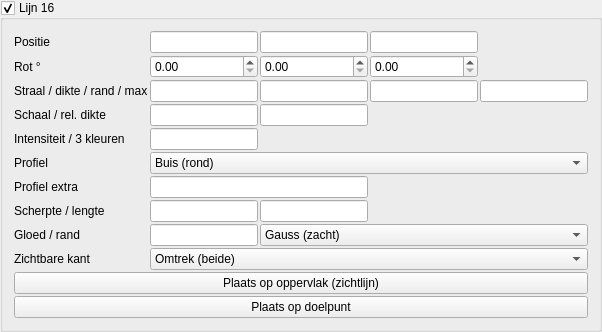
       <widget class="MyGroupBox" name="groupCheck_pattern_line_trap_16_enabled">
        <property name="title">
         <string>Lijn 16</string>
        </property>
        <property name="checkable">
         <bool>true</bool>
        </property>
        <layout class="QGridLayout" name="gridLayout_pattern_line_16">
         <property name="spacing">
          <number>2</number>
         </property>
         <item row="0" column="0">
          <widget class="QLabel" name="label_pattern_line_16_pos">
           <property name="text">
            <string>Positie</string>
           </property>
          </widget>
         </item>
         <item row="0" column="1">
          <widget class="MyLineEdit" name="vect3_pattern_line_trap_16_position_x"/>
         </item>
         <item row="0" column="2">
          <widget class="MyLineEdit" name="vect3_pattern_line_trap_16_position_y"/>
         </item>
         <item row="0" column="3">
          <widget class="MyLineEdit" name="vect3_pattern_line_trap_16_position_z"/>
         </item>
         <item row="1" column="0">
          <widget class="QLabel" name="label_pattern_line_16_rot">
           <property name="text">
            <string>Rot °</string>
           </property>
          </widget>
         </item>
         <item row="1" column="1">
          <widget class="MyDoubleSpinBox" name="spinboxd3_pattern_line_trap_16_rotation_x"/>
         </item>
         <item row="1" column="2">
          <widget class="MyDoubleSpinBox" name="spinboxd3_pattern_line_trap_16_rotation_y"/>
         </item>
         <item row="1" column="3">
          <widget class="MyDoubleSpinBox" name="spinboxd3_pattern_line_trap_16_rotation_z"/>
         </item>
         <item row="2" column="0">
          <widget class="QLabel" name="label_pattern_line_16_radius">
           <property name="text">
            <string>Straal / dikte / rand / max</string>
           </property>
           <property name="toolTip">
            <string>Straal = profielgrootte. Dikte = schaal van de SDF-band. Rand = afronding hoeken. Max = afstand-limiet voor de gloed (0 = uit in praktijk volgens instelling).</string>
           </property>
          </widget>
         </item>
         <item row="2" column="1">
          <widget class="MyLineEdit" name="logedit_pattern_line_trap_16_radius"/>
         </item>
         <item row="2" column="2">
          <widget class="MyLineEdit" name="logedit_pattern_line_trap_16_thickness"/>
         </item>
         <item row="2" column="3">
          <widget class="MyLineEdit" name="logedit_pattern_line_trap_16_edge_softness"/>
         </item>
         <item row="2" column="4">
          <widget class="MyLineEdit" name="logedit_pattern_line_trap_16_max_distance"/>
         </item>
         <item row="3" column="0">
          <widget class="QLabel" name="label_pattern_line_16_scale">
           <property name="text">
            <string>Schaal / rel. dikte</string>
           </property>
           <property name="toolTip">
            <string>Schaal: uniform het dwarsprofiel (YZ). Relatieve dikte: factor op de gloedband t.o.v. Dikte (1 = standaard).</string>
           </property>
          </widget>
         </item>
         <item row="3" column="1">
          <widget class="MyLineEdit" name="logedit_pattern_line_trap_16_scale"/>
         </item>
         <item row="3" column="2">
          <widget class="MyLineEdit" name="logedit_pattern_line_trap_16_relative_thickness"/>
         </item>
         <item row="4" column="0">
          <widget class="QLabel" name="label_pattern_line_16_int">
           <property name="text">
            <string>Intensiteit / 3 kleuren</string>
           </property>
           <property name="toolTip">
            <string>Gradient langs de gloed: kern (kleur 1) → midden (2) → rand (3). Zelfde RGB = effen.</string>
           </property>
          </widget>
         </item>
         <item row="4" column="1">
          <widget class="MyLineEdit" name="logedit_pattern_line_trap_16_intensity"/>
         </item>
         <item row="4" column="2">
          <widget class="MyColorButton" name="colorButton_pattern_line_trap_16_color"/>
         </item>
         <item row="4" column="3">
          <widget class="MyColorButton" name="colorButton_pattern_line_trap_16_color_2"/>
         </item>
         <item row="4" column="4">
          <widget class="MyColorButton" name="colorButton_pattern_line_trap_16_color_3"/>
         </item>
         <item row="5" column="0">
          <widget class="QLabel" name="label_pattern_line_16_shape">
           <property name="text">
            <string>Profiel</string>
           </property>
           <property name="toolTip">
            <string>Dwarsdoorsnede loodrecht op de as (lokale X).</string>
           </property>
          </widget>
         </item>
         <item row="5" column="1" colspan="4">
          <widget class="MyComboBox" name="comboBox_pattern_line_trap_16_shape">
           <item>
            <property name="text">
             <string>Buis (rond)</string>
            </property>
           </item>
           <item>
            <property name="text">
             <string>Lint (vlak)</string>
            </property>
           </item>
           <item>
            <property name="text">
             <string>Vierkant</string>
            </property>
           </item>
           <item>
            <property name="text">
             <string>Ruit</string>
            </property>
           </item>
           <item>
            <property name="text">
             <string>Ovaal</string>
            </property>
           </item>
           <item>
            <property name="text">
             <string>Zeshoek</string>
            </property>
           </item>
           <item>
            <property name="text">
             <string>Kruis</string>
            </property>
           </item>
           <item>
            <property name="text">
             <string>Achthoek</string>
            </property>
           </item>
           <item>
            <property name="text">
             <string>Squircle</string>
            </property>
           </item>
           <item>
            <property name="text">
             <string>Ring</string>
            </property>
           </item>
         </widget>
         </item>
         <item row="6" column="0">
          <widget class="QLabel" name="label_pattern_line_16_shape_aux">
           <property name="text">
            <string>Profiel extra</string>
           </property>
           <property name="toolTip">
            <string>Ovaal: Z-straal t.o.v. Y (1 = cirkel). Ring: halve dikte van de buis.</string>
           </property>
          </widget>
         </item>
         <item row="6" column="1" colspan="2">
          <widget class="MyLineEdit" name="logedit_pattern_line_trap_16_shape_aux"/>
         </item>
         <item row="7" column="0">
          <widget class="QLabel" name="label_pattern_line_16_sharp_seg">
           <property name="text">
            <string>Scherpte / lengte</string>
           </property>
           <property name="toolTip">
            <string>Scherpte: sterkere piek (hoger = smallere gloed). Lengte: halve lijnlengte langs X (0 = oneindig). Zie ook «Gloed / rand».</string>
           </property>
          </widget>
         </item>
         <item row="7" column="1">
          <widget class="MyLineEdit" name="logedit_pattern_line_trap_16_falloff_sharpness"/>
         </item>
         <item row="7" column="2">
          <widget class="MyLineEdit" name="logedit_pattern_line_trap_16_segment_half_length"/>
         </item>
         <item row="8" column="0">
          <widget class="QLabel" name="label_pattern_line_16_glow">
           <property name="text">
            <string>Gloed / rand</string>
           </property>
           <property name="toolTip">
            <string>Gloedbreedte: hoger = zachtere, bredere rand. Falloff: Gauss, smoothstep, lineair, exponentieel — bepaalt hoe snel het uitsterft (los van de 3-kleur-gradient).</string>
           </property>
          </widget>
         </item>
         <item row="8" column="1">
          <widget class="MyLineEdit" name="logedit_pattern_line_trap_16_glow_spread"/>
         </item>
         <item row="8" column="2" colspan="3">
          <widget class="MyComboBox" name="comboBox_pattern_line_trap_16_falloff_profile">
           <item>
            <property name="text">
             <string>Gauss (zacht)</string>
            </property>
           </item>
           <item>
            <property name="text">
             <string>Strak (smooth)</string>
            </property>
           </item>
           <item>
            <property name="text">
             <string>Hard (lineair)</string>
            </property>
           </item>
           <item>
            <property name="text">
             <string>Exponentieel</string>
            </property>
           </item>
          </widget>
         </item>
         <item row="9" column="0">
          <widget class="QLabel" name="label_pattern_line_16_side">
           <property name="text">
            <string>Zichtbare kant</string>
           </property>
           <property name="toolTip">
            <string>Omtrek: gloed aan beide zijden van de vorm (klassiek). Alleen buiten of binnen: één zijde van het oppervlak — handig om alleen de silhouet-rand te tonen.</string>
           </property>
          </widget>
         </item>
         <item row="9" column="1" colspan="4">
          <widget class="MyComboBox" name="comboBox_pattern_line_trap_16_edge_side">
           <item>
            <property name="text">
             <string>Omtrek (beide)</string>
            </property>
           </item>
           <item>
            <property name="text">
             <string>Alleen buiten</string>
            </property>
           </item>
           <item>
            <property name="text">
             <string>Alleen binnen</string>
            </property>
           </item>
          </widget>
         </item>
         <item row="10" column="0" colspan="5">
          <widget class="QPushButton" name="pushButton_pattern_line_trap_16_place_surface">
           <property name="text">
            <string>Plaats op oppervlak (zichtlijn)</string>
           </property>
          </widget>
         </item>
         <item row="11" column="0" colspan="5">
          <widget class="QPushButton" name="pushButton_pattern_line_trap_16_place_target">
           <property name="text">
            <string>Plaats op doelpunt</string>
           </property>
          </widget>
         </item>
        </layout>
       </widget>
